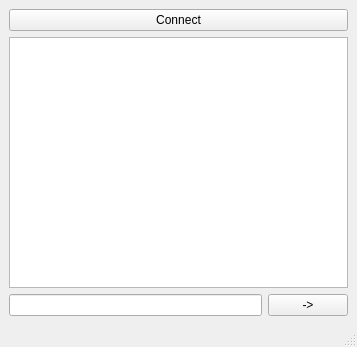
<?xml version="1.0" encoding="UTF-8"?>
<ui version="4.0">
 <class>MainWindow</class>
 <widget class="QMainWindow" name="MainWindow">
  <property name="geometry">
   <rect>
    <x>0</x>
    <y>0</y>
    <width>357</width>
    <height>347</height>
   </rect>
  </property>
  <property name="windowTitle">
   <string>MainWindow</string>
  </property>
  <widget class="QWidget" name="centralwidget">
   <layout class="QVBoxLayout" name="verticalLayout">
    <item>
     <widget class="QPushButton" name="pushButton">
      <property name="text">
       <string>Connect</string>
      </property>
     </widget>
    </item>
    <item>
     <widget class="QTextBrowser" name="textBrowser"/>
    </item>
    <item>
     <layout class="QHBoxLayout" name="horizontalLayout">
      <item>
       <widget class="QLineEdit" name="lineEdit"/>
      </item>
      <item>
       <widget class="QPushButton" name="pushButton_2">
        <property name="text">
         <string>-&gt;</string>
        </property>
       </widget>
      </item>
     </layout>
    </item>
   </layout>
  </widget>
  <widget class="QMenuBar" name="menubar">
   <property name="geometry">
    <rect>
     <x>0</x>
     <y>0</y>
     <width>357</width>
     <height>26</height>
    </rect>
   </property>
  </widget>
  <widget class="QStatusBar" name="statusbar"/>
 </widget>
 <resources/>
 <connections/>
</ui>
